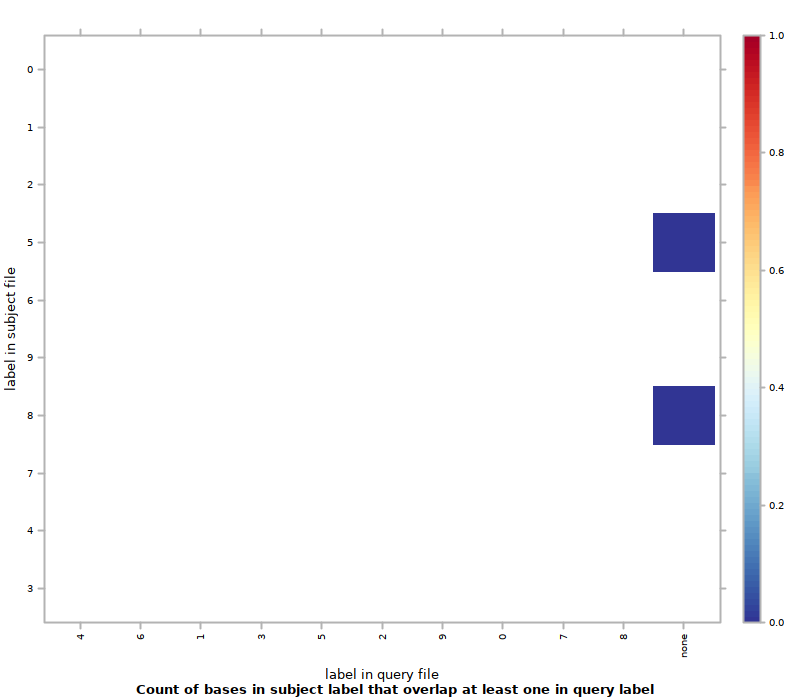

Here is the R script that generated this plot:
#!/usr/bin/env Rscript
## transcript produced by Segtools 1.1.14

segtools.r.dirname <-
  system2("python",
          c("-c", "'import segtools; print segtools.get_r_dirname()'"),
          stdout = TRUE)

source(file.path(segtools.r.dirname, 'common.R'))
source(file.path(segtools.r.dirname, 'overlap.R'))
save.overlap.performance('./K5ex2bp30bp/overlap-ordered', 'overlap.performance', './K5ex2bp30bp/overlap-ordered/overlap.tab', row.normalize = 'FALSE', mnemonic_file = './K5ex2bp30bp/overlap-direct/mnemonics1_new.txt', clobber = FALSE, col_mnemonic_file = './K5ex2bp30bp/overlap-direct/mnemonics2_new.txt')
save.overlap.heatmap('./K5ex2bp30bp/overlap-ordered', 'overlap', './K5ex2bp30bp/overlap-ordered/overlap.tab', clobber = FALSE, col_mnemonic_file = './K5ex2bp30bp/overlap-direct/mnemonics2_new.txt', cluster = FALSE, max_contrast = FALSE, row.normalize = 'FALSE', mnemonic_file = './K5ex2bp30bp/overlap-direct/mnemonics1_new.txt')
